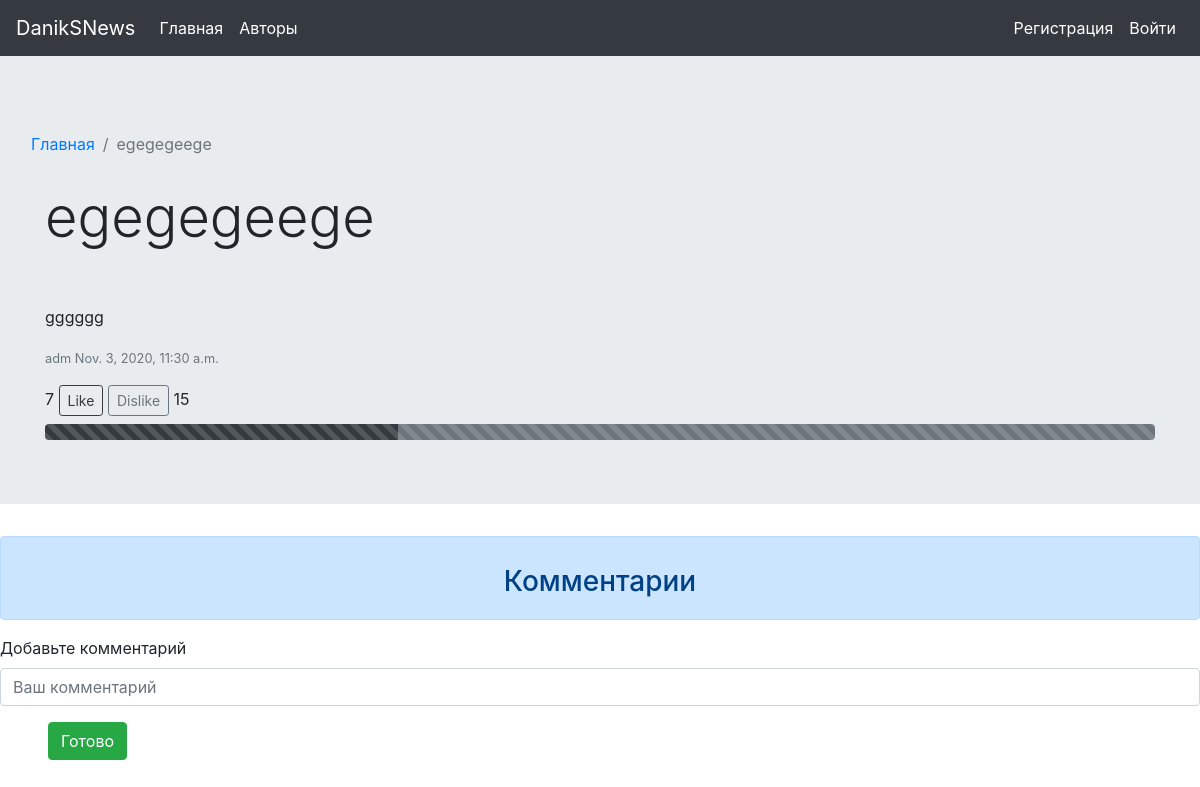
/article/egegegeege-1604395836/, run on the app's committed database.
### article/models.py (models this page shows, shortened)
class Article(models.Model):
    title = models.CharField(max_length=255, verbose_name='Название')
    text = models.TextField(max_length=5000, verbose_name='Содержание')
    author = models.ForeignKey(User, max_length=255, verbose_name='Автор', on_delete=models.CASCADE)
    data = models.DateTimeField(auto_now_add=True)
    slug = models.SlugField(max_length=255, blank=True)
    likes = models.IntegerField(default=0)
    dislikes = models.IntegerField(default=0)

### article/views.py (the view)
# urls.py: path('<str:slug>/', article_detail, name='article_detail_url'),
def article_detail(request, slug):
    article = get_object_or_404(Article, slug=slug)
    comments = article.comment_set.all()
    context = {
        'article': article,
        'comments': comments,
        'likes_percent' : article.likes*100/(article.likes+article.dislikes) if article.likes else 50,
        'dislikes_percent' : 100-article.likes*100/(article.likes+article.dislikes) if article.dislikes else 50,
    }
    return render(request, 'article/article_detail.html', context)

### article/templates/article/article_detail.html (shortened to what this page needs)
{% extends 'base.html' %}
{% block content %}
    <div class="jumbotron jumbotron-fluid">
        <nav aria-label="breadcrumb" class="col-md-10">
            <ol class="breadcrumb">
                <li class="breadcrumb-item"><a href="{% url 'index' %}">Главная</a></li>
                <li class="breadcrumb-item active" aria-current="page">{{article.title|truncatewords:3}}</li>
            </ol>
        </nav>
        <div class="container">
            <h1 class="display-4">{{ article.title }}</h1>
            <p class="lead" style="white-space:pre-line">
                {{ article.text|linebreaks }}
            </p>
            <p class="card-text"><small class="text-muted">{{article.author}} {{article.data}}</small></p>
            <form action="{% url 'article_like_url' article.slug %}" method="post">
                {{ article.likes }}
                <input class="btn btn-outline-dark btn-sm" name="like" type="submit" value="Like">
                <input class="btn btn-outline-secondary btn-sm" name="dislike" type="submit" value="Dislike">
                {{ article.dislikes }}
            </form>
            <div class=" mt-2 progress bg-light progress-bar-striped progress-bar-animated">
                <div class="progress-bar bg-dark progress-bar-striped progress-bar-animated" role="progressbar" style="width: {{ likes_percent }}%" aria-valuenow="15" aria-valuemin="0" aria-valuemax="100"></div>
                <div class="progress-bar bg-secondary progress-bar-striped progress-bar-animated" role="progressbar" style="width: {{ dislikes_percent }}%" aria-valuenow="15" aria-valuemin="0" aria-valuemax="100"></div>
            </div>
        </div>
    </div>
    <div class="alert alert-primary" role="alert">
        <p class="font-weight-bold"><h3 class="text-center">Комментарии</h3>
    </div>
    <form method="post" action="{% url 'comment_url' article.slug%}">
        <div class="form-group">
            <label for="formGroupExampleInput">Добавьте комментарий</label>
            <input type="text" class="form-control" id="formGroupExampleInput" name="commentText" placeholder="Ваш комментарий">
        </div>
        <button type="submit" class="btn btn-success ml-5">Готово</button>
    </form>
{% endblock %}

### data on the page
Article: title "egegegeege", text "gggggg", author "adm", data "Nov. 3, 2020, 11:30 a.m.", likes "7", dislikes "15"
